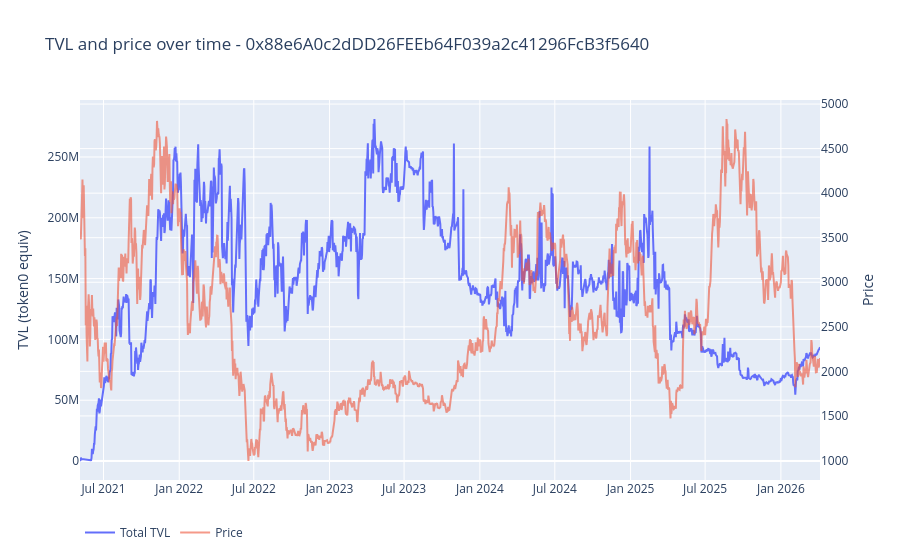

The notebook cell saved with this chart:
### Code cell
if plot_guard() and not tvl_daily.empty:
    fig = go.Figure()
    fig.add_trace(go.Scatter(x=tvl_daily['date'], y=tvl_daily['tvl_token0_equiv'], mode='lines', name='Total TVL'))
    fig.add_trace(go.Scatter(x=tvl_daily['date'], y=tvl_daily['close_price'], mode='lines', name='Price', yaxis='y2', opacity=0.6))
    fig.update_layout(
        title=f'TVL and price over time - {POOL}',
        yaxis=dict(title='TVL (token0 equiv)'),
        yaxis2=dict(title='Price', overlaying='y', side='right'),
        legend=dict(orientation='h'),
    )
    fig.show()

### Figure 1 — Plotly figure (JSON) as saved in the notebook; plotly's stock layout.template omitted (floating-point values rounded to 4 significant figures; data arrays with more than 128 entries replaced by an {"elided": "..."} marker saying what was removed)
{"data": [{"mode": "lines", "name": "Total TVL", "type": "scatter", "x": {"elided": "1798 str values"}, "y": {"elided": "1798 float values"}}, {"mode": "lines", "name": "Price", "opacity": 0.6, "type": "scatter", "x": {"elided": "1798 str values"}, "y": {"elided": "1798 float values"}, "yaxis": "y2"}], "layout": {"legend": {"orientation": "h"}, "title": {"text": "TVL and price over time - 0x88e6A0c2dDD26FEEb64F039a2c41296FcB3f5640"}, "yaxis": {"title": {"text": "TVL (token0 equiv)"}}, "yaxis2": {"overlaying": "y", "side": "right", "title": {"text": "Price"}}}}
